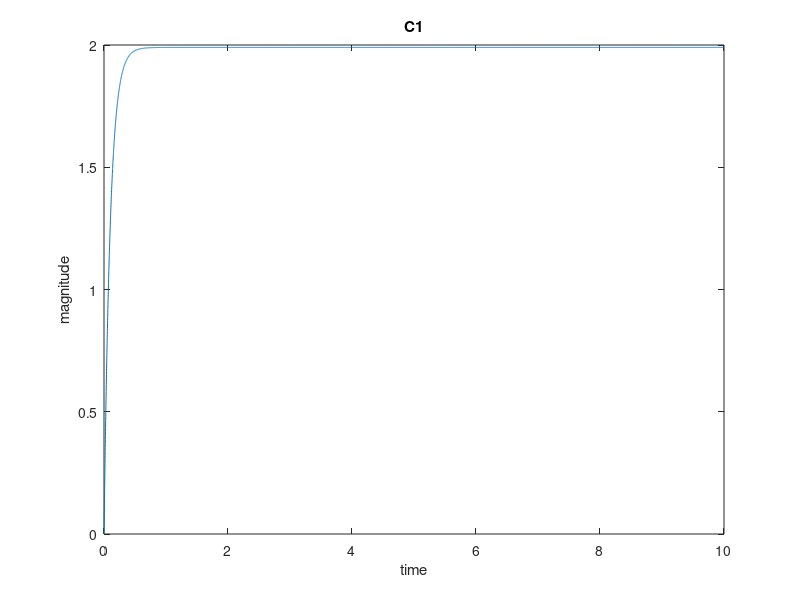
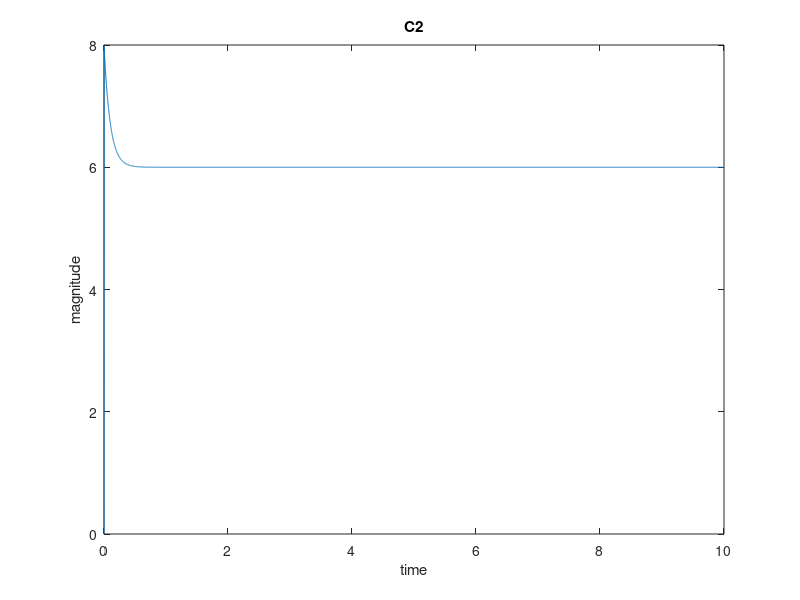

Recreate these plots in MATLAB, in order.
% System Simulation Problem 5
% Written by Josh Humphrey
N = 10000;
T = 0.01;
t = linspace(0,10,N+1);
u1 = ones(1,N);
u2 = ones(1,N);

x1 = zeros(1,N);
x2 = x1;
x3 = x1;
x4 = x1;
f1 = x1;
f2 = x1;
f3 = x1;
f4 = x1;
y1 = x1;
y2 = x1;

for k = 1:N
    f1(k) = -x1(k)-2*u1(k);
    x1(k+1)=x1(k)+T*f1(k);
    
    f2(k) = -x2(k)+4*u1(k);
    x2(k+1) =x2(k)+T*f2(k);
    
    f3(k) = -x3(k)+3*u2(1,k);
    x3(k+1) = x2(k)+T*f3(k);
    
    f4(k) = -x4(k)-6*u2(1,k);
    x4(k+1) = x4(k)+T*f4(k);
    
    y1(k+1) = x1(k+1)+x3(k+1);
    y2(k+1) = x2(k+1)+x4(k+1)+8*u2(1,k);
end

figure(1)
plot(t,y1)
xlim([0,10])
xlabel('time')
ylabel('magnitude')
title('C1')

figure(2)
plot(t,y2)
xlim([0,10])
xlabel('time')
ylabel('magnitude')
title('C2')